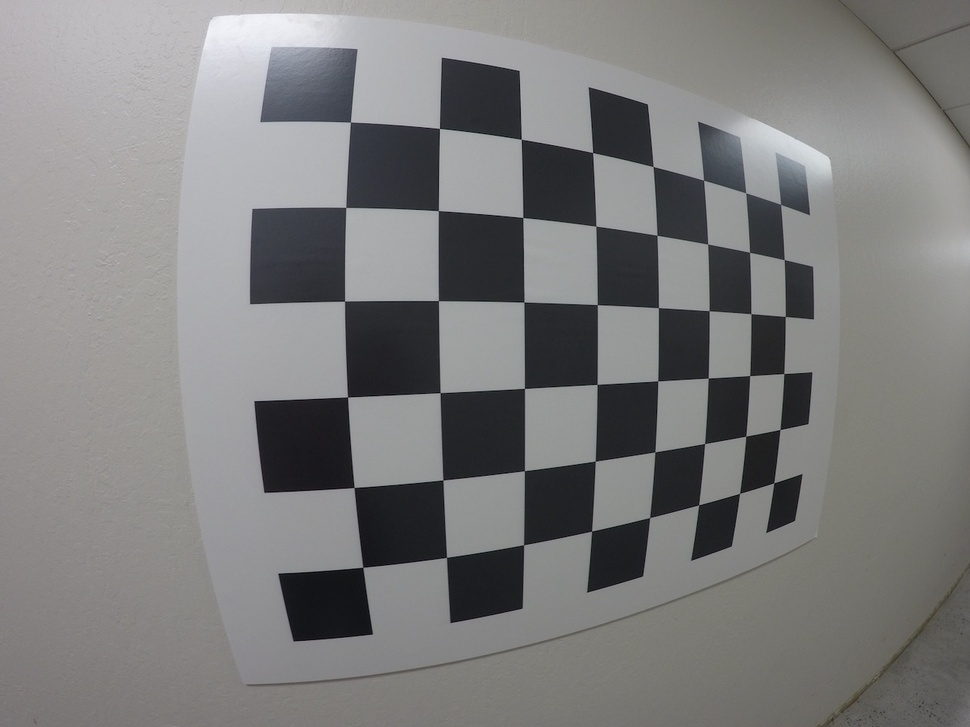
#> input picture working-code-scripts/camera-calibration/calibration_wide/GOPR0032.jpg, 970 x 727 px, shrunk from 1280 x 960 before the run
$ python undistort_transform.py
#> lines starting #> are read from the running program, lines starting #| are printed output that depends on the picture; after the words box and inside, x2 and y2 are one past the last pixel; in counts of white or black regions, pixels touching at a corner belong together
import pickle
import cv2
import numpy as np

# Read in the saved camera matrix and distortion coefficients
# These are the arrays you calculated using cv2.calibrateCamera()
dist_pickle = pickle.load( open( "calibration_wide/wide_dist_pickle.p", "rb" ) )
#> (reads working-code-scripts/camera-calibration/calibration_wide/wide_dist_pickle.p from the repository)
mtx = dist_pickle["mtx"]
dist = dist_pickle["dist"]

# Read in an image
img = cv2.imread('calibration_wide/GOPR0032.jpg')
#> img is the input picture: shape (727, 970, 3); mean B, G, R 124.7, 124.9, 125.1
nx = 8 # the number of inside corners in x
ny = 6 # the number of inside corners in y

# MODIFY THIS FUNCTION TO GENERATE OUTPUT
# THAT LOOKS LIKE THE IMAGE ABOVE
def corners_unwarp(img, nx, ny, mtx, dist):
    # Pass in your image into this function
    # Write code to do the following steps
    # 1) Undistort using mtx and dist
#> called with nx = 8, ny = 6, mtx = array of shape (3, 3), dist = array of shape (1, 5)
    undist = cv2.undistort(img, mtx, dist, None, mtx)
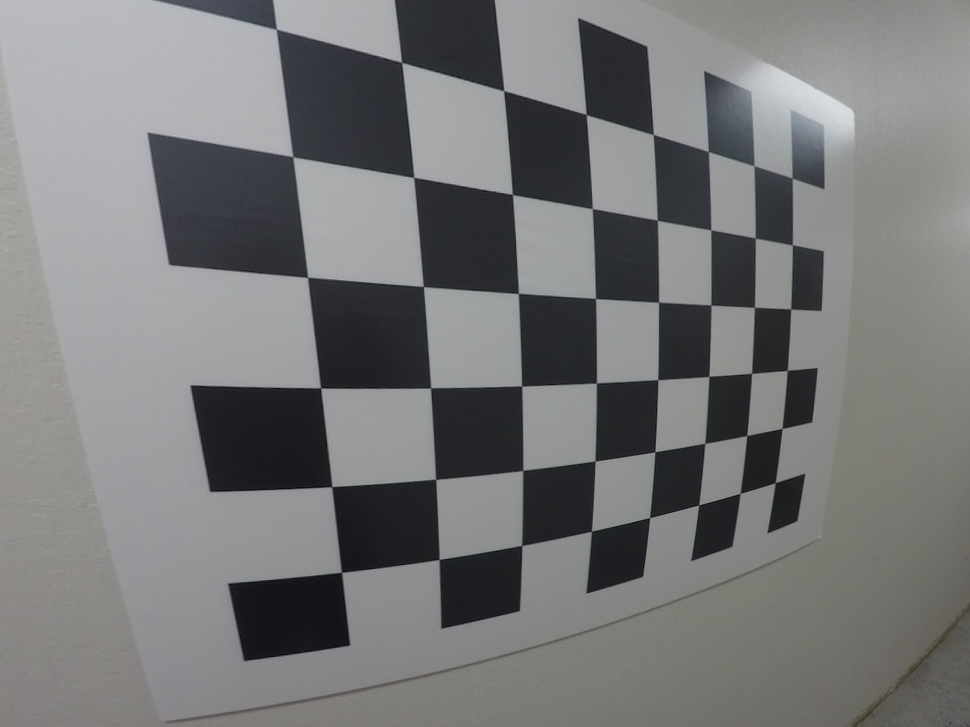
#> undist: shape (727, 970, 3); mean B, G, R 120.2, 119.7, 119.2
    # 2) Convert to grayscale
    gray = cv2.cvtColor(undist, cv2.COLOR_BGR2GRAY)
    # 3) Find the chessboard corners
    ret, corners = cv2.findChessboardCorners(gray, (nx,ny), None)
#> ret = True; corners = 48 rows, first 8: [279, 31], [402.4, 63.18], [503.9, 90.49], [586, 114.3], [653.3, 134.4], [708.2, 151.4], [754, 165.9], [792.2, 178.2]
    # 4) If corners found:
    if ret:
            # a) draw corners
            cv2.drawChessboardCorners(undist, (nx,ny), corners, ret)
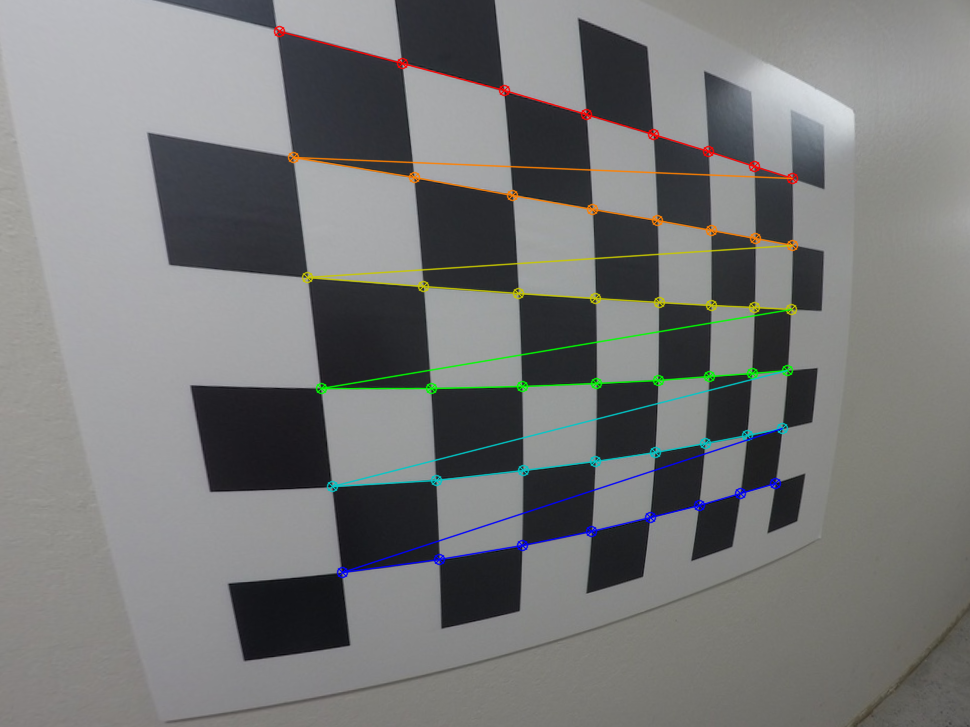
#> undist: shape (727, 970, 3); 2.76% of pixels changed, all inside (x1, y1, x2, y2) = (273, 25, 799, 579)
            # b) define 4 source points src = np.float32([[,],[,],[,],[,]])
                 #Note: you could pick any four of the detected corners
                 # as long as those four corners define a rectangle
                 #One especially smart way to do this would be to use four well-chosen
                 # corners that were automatically detected during the undistortion steps
                 #We recommend using the automatic detection of corners in your code
            src = np.float32([corners[0], corners[nx-1], corners[-1], corners[-nx]])
#> src = [[279, 31], [792.2, 178.2], [775.2, 482.5], [341.6, 572.2]]
            # c) define 4 destination points dst = np.float32([[,],[,],[,],[,]])
            offset = 100
            img_size = (img.shape[1], img.shape[0])
#> img_size = (970, 727)
            dst = np.float32([[offset, offset], [img_size[0]-offset, offset],
                                [img_size[0]-offset, img_size[1]-offset],
                                [offset, img_size[1]-offset]])
            # d) use cv2.getPerspectiveTransform() to get M, the transform matrix
            M = cv2.getPerspectiveTransform(src, dst)
#> M = [[0.615, -0.0977, -87.6], [-0.259, 0.651, 132.8], [-0.000666, -0.000189, 1]]
            # e) use cv2.warpPerspective() to warp your image to a top-down view
            warped = cv2.warpPerspective(undist, M, img_size, flags=cv2.INTER_LINEAR)
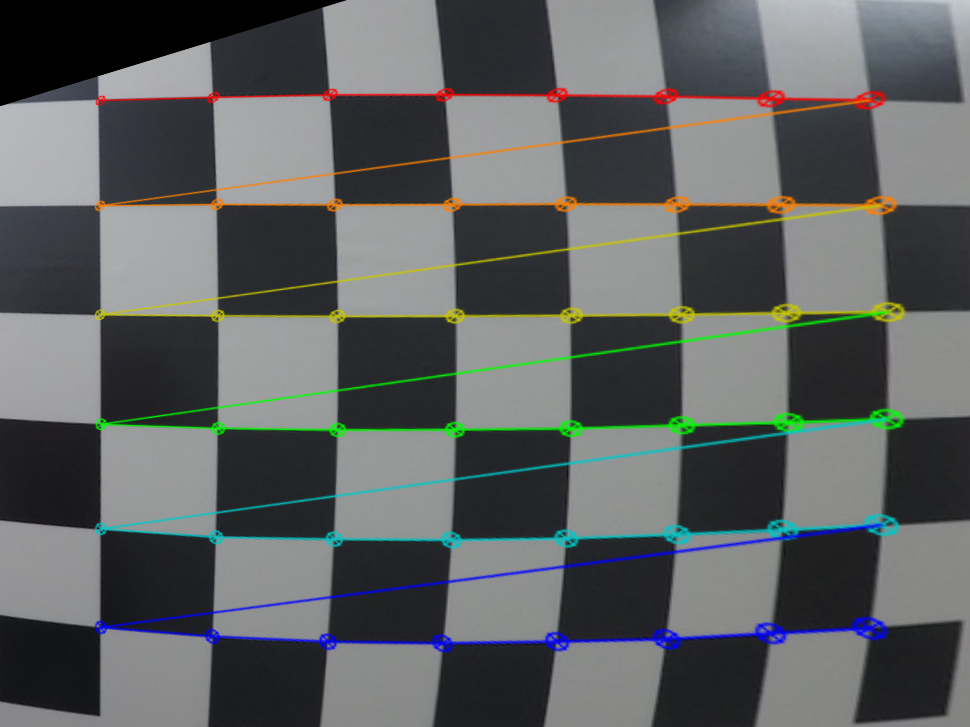
#> warped: shape (727, 970, 3); mean B, G, R 96.7, 96.5, 93.8
    return warped, M

top_down, perspective_M = corners_unwarp(img, nx, ny, mtx, dist)
#> perspective_M has the same summary as M in corners_unwarp

cv2.imshow('Original Image',img)
cv2.waitKey(200)
cv2.imshow('Undistorted and Warped Image',top_down)
cv2.waitKey(200)
